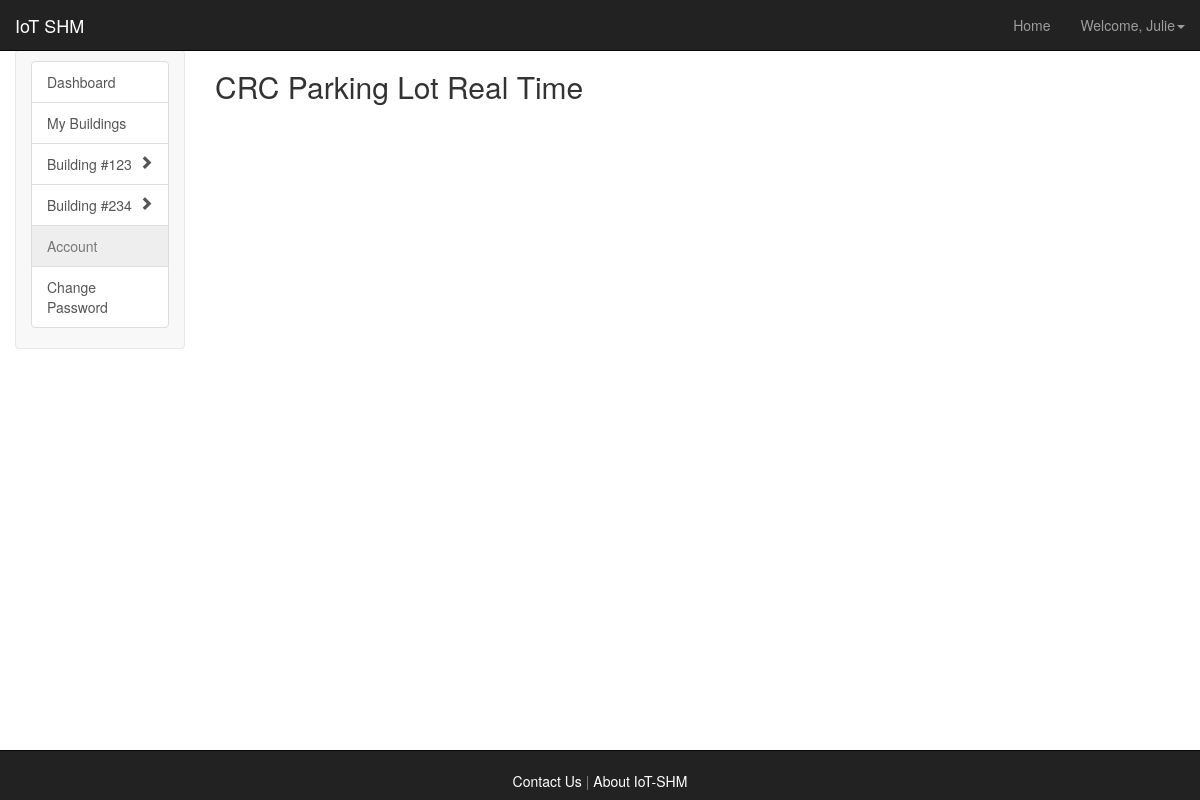
The app's page /iotshm/dashboard/345/real_time/ (signed in) with its own data.
### iotshm_dashboard/models.py (models this page shows, shortened)
class Building(models.Model):
    manager = models.ForeignKey(User)
    number = models.IntegerField(primary_key=True)
    name = models.CharField(max_length=300)
    address = models.CharField(max_length=300)
    city = models.CharField(max_length=100)
    state = USStateField()
    zipcode = models.IntegerField(max_length=5)

### iotshm_dashboard/views.py (the view)
# urls.py: url(r'^dashboard/(?P<building_num>\d+)/real_time/$', views.real_time, name='real_time'),
@login_required
def real_time(request, building_num):
    context = RequestContext(request)
    data = {'curr_building':Building.objects.get(number=building_num),
            'buildings':Building.objects.filter(manager=request.user)}
    return render_to_response('iotshm_dashboard/real_time.html', data, context)

### templates/iotshm_dashboard/real_time.html (shortened to what this page needs)
{% extends 'general/sidebar.html' %}
{% load bootstrap3 %}
{% block nextto_sidebar %}
    <h2>{{curr_building.name}} Real Time</h2></br>
{% endblock %}

### templates/general/sidebar.html (shortened to what this page needs)
{% extends 'general/header_footer.html' %}
{% load bootstrap3 %}
{% block inside_headerfooter %}
    <div class="col-lg-2 col-md-3 col-sm-3 sidebar-nav">
      <div class="navbar navbar-default" role="navigation">
        <div class="sidebar navbar-collapse collapse sidebar-navbar-collapse">
          <div class="list-group">
              {% url 'iotshm_dashboard:dashboard' as dashboard %}
              {% url 'iotshm_dashboard:change_password' as change_password %}
              {% url 'iotshm_dashboard:my_buildings' as my_buildings %}
              <a
                  class="list-group-item{% if request.path == dashboard %} active{% endif %}"
                  href="{{ dashboard }}">Dashboard
              </a>
              <a type="button"
                  class="list-group-item{% if request.path == my_buildings %} active{% endif %}"
                  href="{{ my_buildings }}">My Buildings
              </a>
              {% for building in buildings %}
                  {% url 'iotshm_dashboard:real_time' building.number as real_time %}
                  {% url 'iotshm_dashboard:building_info' building.number as building_info %}
                  {% url 'iotshm_dashboard:long_term' building.number as long_term %}
                  <a
                      class="list-group-item{% if building == curr_building %} active{% endif %}"
                      href="{{ building_info }}">Building #{{ building.number }}
                      <span class="pull-right glyphicon glyphicon-chevron-{% if building == curr_building %}down{% else %}right{% endif %}"></span>
                  </a>
              {% endfor %}
              <a type="button"  href="" class="list-group-item disabled">Account</a>
              <a
                  class="list-group-item{% if request.path == change_password %} active{% endif %}"
                  href="{{ change_password }}">Change Password
              </a>
          </div>
        </div>
      </div>
    </div>
    <div class="col-lg-10 col-md-9 col-sm-9" style="height:100%;background-color:rgba(255, 255, 255, 0.5)">
        {% block nextto_sidebar %}{% endblock %}
    </div>
{% endblock %}

### templates/general/header_footer.html (shortened to what this page needs)
{% load bootstrap3 %}
{% bootstrap_css %}
<html>
<link href="{{ STATIC_URL }}style.css" rel="stylesheet" type="text/css"/>
<body class="page-container" id="bgsplashcontainer">
    <div class="navbar navbar-inverse navbar-fixed-top" role="navigation">
        <div class="container-fluid">
            <div class="navbar-header">
                    <a class="navbar-brand" href="/iotshm/">IoT SHM</a>
            </div>
            <div class="navbar-collapse collapse" id="navbar-collapse collapse">
                <ul class="nav navbar-nav navbar-right">
                    {% if user.is_authenticated %}
                        <li><a href="/iotshm/dashboard/">Home</a></li>
                        <li class="dropdown">
                            <a class="dropdown-toggle" data-toggle="dropdown" href="#">Welcome, {{ user.first_name|capfirst }}<span class="caret"></span></a>
                        </li>
                    {% else %}
                        <li><a href="/iotshm/">Home</a></li>
                        <li><a href="/iotshm/login/">Login</a></li>
                    {% endif %}
                </ul>
            </div>
        </div>
    </div>
    {% block inside_headerfooter %}{% endblock %}
    <div align="center" class="navbar navbar-inverse navbar-fixed-bottom">
        </br><a align="left" href="/iotshm/contact/" style="color:white">Contact Us</a>
        <p style="display:inline; color:gray">   |   </p>
        <a align="right" href="/iotshm/aboutiotshm/" style="color:white">About IoT-SHM</a>
    </div>
</body>
</html>

### iotshm_dashboard/static/style.css (style rules this page uses)
#bgsplashcontainer { background-image:url("img/tower.jpeg"); background-repeat:no-repeat; background-size: cover; }

### templates/general/header_footer.html (style rules this page uses)
body { padding-top: 50px; padding-bottom: 50px; }

### records on screen
Building: number "123"
Building: number "234"
Building: name "CRC Parking Lot"

### other values on screen
{{ user.first_name|capfirst }} "Julie"
